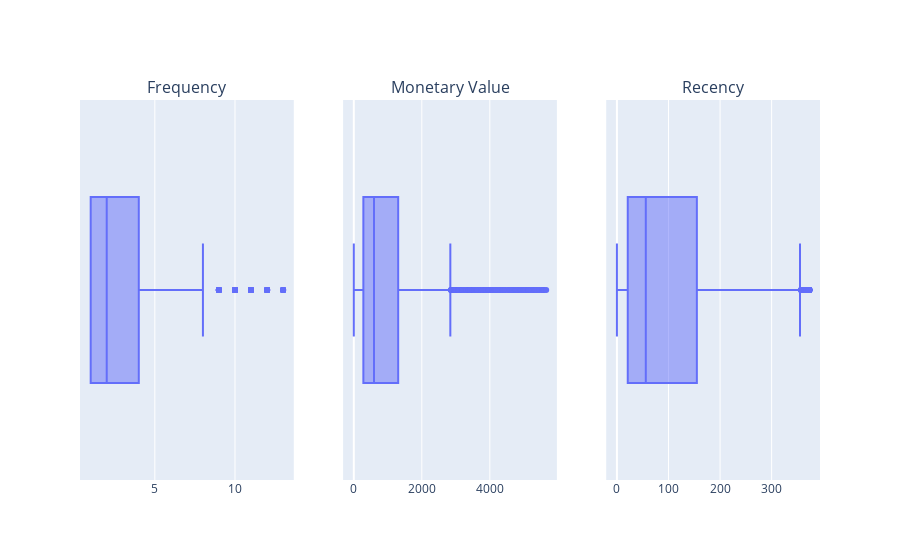

The cell this chart's notebook holds for it:
### Markdown cell above
После удаления выбросов у вас должны получиться следующие коробчатые диаграммы:

### Code cell
boxes = [px.box(rfm_table_cleaned, x=column) for column in rfm_table_cleaned.columns]
fig = make_subplots(
    rows=1, cols=3, 
    subplot_titles=(
        "Frequency","Monetary Value", "Recency"
    )
)

for i, box in enumerate(boxes):
    fig.add_trace(boxes[i]['data'][0], row=1, col=i+1)

fig.update_layout(showlegend=True)
fig.write_html('plotly/boxplot_2.html')
fig.show()

### Figure 1 — Plotly figure (JSON) as saved in the notebook; plotly's stock layout.template omitted (floating-point values rounded to 4 significant figures; data arrays with more than 128 entries replaced by an {"elided": "..."} marker saying what was removed)
{"data": [{"alignmentgroup": "True", "hovertemplate": "Frequency=%{x}<extra></extra>", "legendgroup": "", "marker": {"color": "#636efa"}, "name": "", "notched": false, "offsetgroup": "", "orientation": "h", "showlegend": false, "type": "box", "x": {"elided": "4044 int values"}, "x0": " ", "xaxis": "x", "y0": " ", "yaxis": "y"}, {"alignmentgroup": "True", "hovertemplate": "Monetary Value=%{x}<extra></extra>", "legendgroup": "", "marker": {"color": "#636efa"}, "name": "", "notched": false, "offsetgroup": "", "orientation": "h", "showlegend": false, "type": "box", "x": {"elided": "4044 float values"}, "x0": " ", "xaxis": "x2", "y0": " ", "yaxis": "y2"}, {"alignmentgroup": "True", "hovertemplate": "Recency=%{x}<extra></extra>", "legendgroup": "", "marker": {"color": "#636efa"}, "name": "", "notched": false, "offsetgroup": "", "orientation": "h", "showlegend": false, "type": "box", "x": {"elided": "4044 int values"}, "x0": " ", "xaxis": "x3", "y0": " ", "yaxis": "y3"}], "layout": {"annotations": [{"font": {"size": 16}, "showarrow": false, "text": "Frequency", "x": 0.1444, "xanchor": "center", "xref": "paper", "y": 1, "yanchor": "bottom", "yref": "paper"}, {"font": {"size": 16}, "showarrow": false, "text": "Monetary Value", "x": 0.5, "xanchor": "center", "xref": "paper", "y": 1, "yanchor": "bottom", "yref": "paper"}, {"font": {"size": 16}, "showarrow": false, "text": "Recency", "x": 0.8556, "xanchor": "center", "xref": "paper", "y": 1, "yanchor": "bottom", "yref": "paper"}], "showlegend": true, "xaxis": {"anchor": "y", "domain": [0, 0.2889]}, "xaxis2": {"anchor": "y2", "domain": [0.3556, 0.6444]}, "xaxis3": {"anchor": "y3", "domain": [0.7111, 1]}, "yaxis": {"anchor": "x", "domain": [0, 1]}, "yaxis2": {"anchor": "x2", "domain": [0, 1]}, "yaxis3": {"anchor": "x3", "domain": [0, 1]}}}
